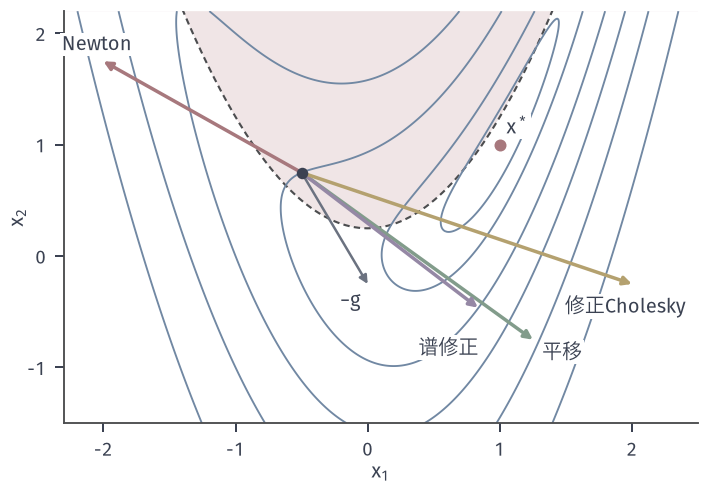

Source code (Python):
from pathlib import Path
import sys
ROOT = next(p for p in Path(__file__).resolve().parents if (p/'build.sh').is_file() and (p/'tex/book.tex').is_file())
sys.path.insert(0, str(ROOT/'figures/00-shared/mathematical-preliminaries-upper/00-shared/comprehension-figures'))
from support import figure, save, BLUE, GREEN, YELLOW, RED, PURPLE, INK, MUTED, GRID, BLUE_FILL, GREEN_FILL, YELLOW_FILL, RED_FILL, PURPLE_FILL
import numpy as np
HERE = Path(__file__).resolve().parent
STROKE = '#4C4D4F'
# 贯穿全章的目标 f(x)=0.5(x1-1)^2+(x2-x1^2)^2，最优解 (1,1)。
def f(x):
    u = x[1]-x[0]**2
    return .5*(x[0]-1)**2+u**2
def grad(x):
    u = x[1]-x[0]**2
    return np.array([x[0]-1-4*x[0]*u, 2*u])
def hess(x):
    u = x[1]-x[0]**2
    return np.array([[1-4*u+8*x[0]**2, -4*x[0]], [-4*x[0], 2.]])
XS = np.array([1., 1.])
def panel(fig, left, right, top, bottom, wspace=.3):
    fig.set_layout_engine(None)
    fig.subplots_adjust(left=left, right=right, top=top, bottom=bottom, wspace=wspace)
def tags(fig, axes, y=.015):
    for ax, s in zip(axes, ('(a)', '(b)', '(c)', '(d)')):
        p = ax.get_position(); fig.text((p.x0+p.x1)/2, y, s, ha='center', va='bottom')
def grid2(a, b, c, d, n=600):
    X, Y = np.meshgrid(np.linspace(a, b, n), np.linspace(c, d, n))
    return X, Y
def region(ax, a, b, c, d):
    t = np.linspace(a, b, 300); y = t**2+.25
    ax.fill_between(t, y, d, color=RED_FILL, lw=0, zorder=0)
    ax.plot(t, y, color=STROKE, lw=.85, ls=(0, (3, 2)), zorder=1)
    ax.set_xlim(a, b); ax.set_ylim(c, d)
def arrow(ax, p, q, color=GREEN, lw=1.3, z=4):
    ax.annotate('', xy=q, xytext=p, zorder=z, arrowprops=dict(arrowstyle='-|>,head_width=.17,head_length=.34', color=color, lw=lw, shrinkA=0, shrinkB=0))

fig, ax = figure(width_mm=100, height_mm=68)
fig.set_layout_engine(None); fig.subplots_adjust(left=.09, right=.985, top=.975, bottom=.12)
a_, b_, c_, d_ = -2.3, 2.5, -1.5, 2.2
X, Y = grid2(a_, b_, c_, d_); F = .5*(X-1)**2+(Y-X**2)**2
region(ax, a_, b_, c_, d_)
ax.contour(X, Y, F, levels=[.1, .4, 1.375, 3, 6, 12], colors=[BLUE], linewidths=.75, zorder=2)
p = np.array([-.5, .75]); G = grad(p); H_ = hess(p); w, Q = np.linalg.eigh(H_)
dN = np.linalg.solve(H_, -G); dS = np.linalg.solve(H_+np.eye(2), -G); dA = np.linalg.solve(Q@np.diag(np.abs(w))@Q.T, -G); dC = np.linalg.solve(np.array([[1, 2], [2, 6.]]), -G)
arrow(ax, p, p+dN, color=RED, lw=1.4, z=5); arrow(ax, p, p+dS, color=GREEN, lw=1.4, z=5); arrow(ax, p, p+dA, color=PURPLE, lw=1.4, z=5); arrow(ax, p, p+dC, color=YELLOW, lw=1.4, z=5); arrow(ax, p, p-G, color=MUTED, lw=1.0, z=5)
ax.plot(*p, 'o', ms=4.6, color=INK, mew=0, zorder=6); ax.plot(*XS, 'o', ms=4.8, color=RED, mew=0, zorder=6)
wb = dict(fc='white', ec='none', pad=.6)
ax.text(*(p+dN+np.array([-.05, .1])), 'Newton', ha='center', bbox=wb, zorder=7); ax.text(*(p+dS+np.array([.07, -.17])), '平移', ha='left', bbox=wb, zorder=7); ax.text(*(p+dA+np.array([-.45, -.42])), '谱修正', ha='left', bbox=wb, zorder=7); ax.text(*(p+dC+np.array([-.05, -.1])), '修正Cholesky', ha='center', va='top', bbox=wb, zorder=7); ax.text(*(p-G+np.array([-.05, -.2])), '$-g$', ha='right', bbox=wb, zorder=7)
ax.text(1.05, 1.1, '$x^*$', zorder=7, bbox=wb)
ax.set_xlabel('$x_1$', labelpad=1); ax.set_ylabel('$x_2$', labelpad=0); ax.set_xticks([-2, -1, 0, 1, 2]); ax.set_yticks([-1, 0, 1, 2])
save(fig, HERE, 'figure', {'x': p.tolist(), 'g': G.tolist(), 'H': H_.tolist(), 'newton': dN.tolist(), 'shift_1': dS.tolist(), 'abs_eig': dA.tolist(), 'mod_chol': dC.tolist()})
